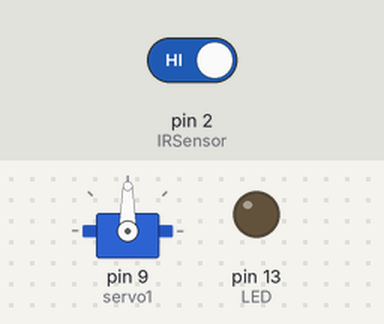
This sketch was run on a simulated Arduino Uno, built with avr-gcc and run on an emulated ATmega328P. Parts: servo, output pins drawn as LEDs (lit = HIGH). The inputs (shaded band) are chosen by the test bench; at power-on: pin 2 (IRSensor) HIGH.

Above: at 1.2 s.
1.3 s: pin 2 (IRSensor) driven LOW
At 1.45 s:
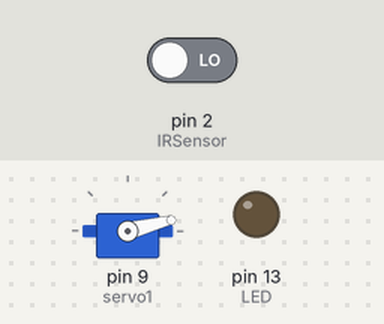
At 2.05 s:
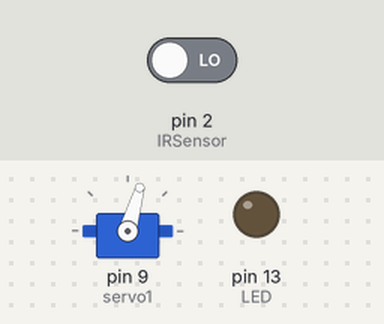
4.3 s: pin 2 (IRSensor) driven HIGH
At 5.3 s:
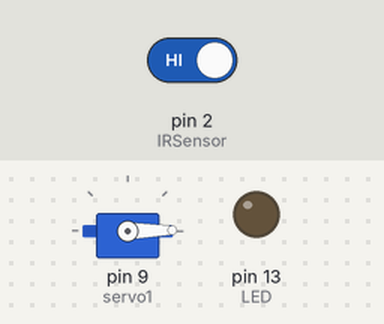
Timing chart, 0 to 7.3 s (numbered marks = the images above; inputs shaded):
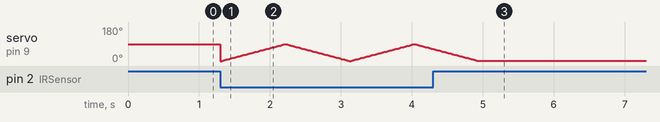

Measured:
- after the input at 4.3 s, servo on pin 9 (servo1): goes on until 4.9 s, then stays 1°

The sketch:

motor_ir.ino
```cpp
#include <Servo.h>

Servo servo1;  // create servo object to control a servo
int posn = 0; // variable to store the servo position
int IRSensor = 2; // connect ir sensor to arduino pin 2
int LED = 13; // connect Led to arduino pin 13

void rotate(){
  for (posn = 0; posn < 90; posn += 1) // goes from 0 degrees to 180 degrees
  {
    // in steps of 1 degree
    servo1.write(posn); // tell servo to go to position in variable 'pos'
    delay(10);  // waits 10ms for the servo to reach the position
  }

  for (posn = 90; posn >= 1; posn -= 1)  // goes from 180 degrees to 0 degrees                                                                                 // in steps of 1 degree
  {
    servo1.write(posn); // tell servo to go to position in variable 'pos'
    delay(10);  // waits 10ms for the servo to reach the position
  }
}

void setup() {
  pinMode (IRSensor, INPUT); // sensor pin INPUT
  pinMode (LED, OUTPUT); // Led pin OUTPUT
  servo1.attach(9); // attaches the servo on pin 9 to the servo object
}

void loop() {
  int statusSensor = digitalRead (IRSensor);
  if (statusSensor == 0){
    rotate();
  }
  delay(5);
}
```
